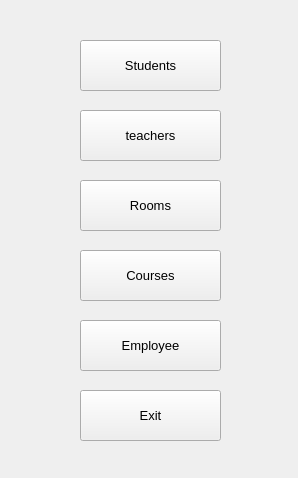
<?xml version="1.0" encoding="UTF-8"?>
<ui version="4.0">
 <class>MainWindow</class>
 <widget class="QMainWindow" name="MainWindow">
  <property name="geometry">
   <rect>
    <x>0</x>
    <y>0</y>
    <width>298</width>
    <height>478</height>
   </rect>
  </property>
  <property name="windowTitle">
   <string>MainWindow</string>
  </property>
  <widget class="QWidget" name="centralwidget">
   <widget class="QPushButton" name="studentsBtn">
    <property name="geometry">
     <rect>
      <x>80</x>
      <y>40</y>
      <width>141</width>
      <height>51</height>
     </rect>
    </property>
    <property name="font">
     <font>
      <pointsize>10</pointsize>
     </font>
    </property>
    <property name="text">
     <string>Students</string>
    </property>
   </widget>
   <widget class="QPushButton" name="teachersBtn">
    <property name="geometry">
     <rect>
      <x>80</x>
      <y>110</y>
      <width>141</width>
      <height>51</height>
     </rect>
    </property>
    <property name="font">
     <font>
      <pointsize>10</pointsize>
     </font>
    </property>
    <property name="text">
     <string>teachers</string>
    </property>
   </widget>
   <widget class="QPushButton" name="roomsBtn">
    <property name="geometry">
     <rect>
      <x>80</x>
      <y>180</y>
      <width>141</width>
      <height>51</height>
     </rect>
    </property>
    <property name="font">
     <font>
      <pointsize>10</pointsize>
     </font>
    </property>
    <property name="text">
     <string>Rooms</string>
    </property>
   </widget>
   <widget class="QPushButton" name="exitBtn">
    <property name="geometry">
     <rect>
      <x>80</x>
      <y>390</y>
      <width>141</width>
      <height>51</height>
     </rect>
    </property>
    <property name="font">
     <font>
      <pointsize>10</pointsize>
     </font>
    </property>
    <property name="text">
     <string>Exit</string>
    </property>
   </widget>
   <widget class="QPushButton" name="coursesBtn">
    <property name="geometry">
     <rect>
      <x>80</x>
      <y>250</y>
      <width>141</width>
      <height>51</height>
     </rect>
    </property>
    <property name="font">
     <font>
      <pointsize>10</pointsize>
     </font>
    </property>
    <property name="text">
     <string>Courses</string>
    </property>
   </widget>
   <widget class="QPushButton" name="empBtn">
    <property name="geometry">
     <rect>
      <x>80</x>
      <y>320</y>
      <width>141</width>
      <height>51</height>
     </rect>
    </property>
    <property name="font">
     <font>
      <pointsize>10</pointsize>
     </font>
    </property>
    <property name="text">
     <string>Employee</string>
    </property>
   </widget>
  </widget>
 </widget>
 <resources/>
 <connections/>
</ui>
